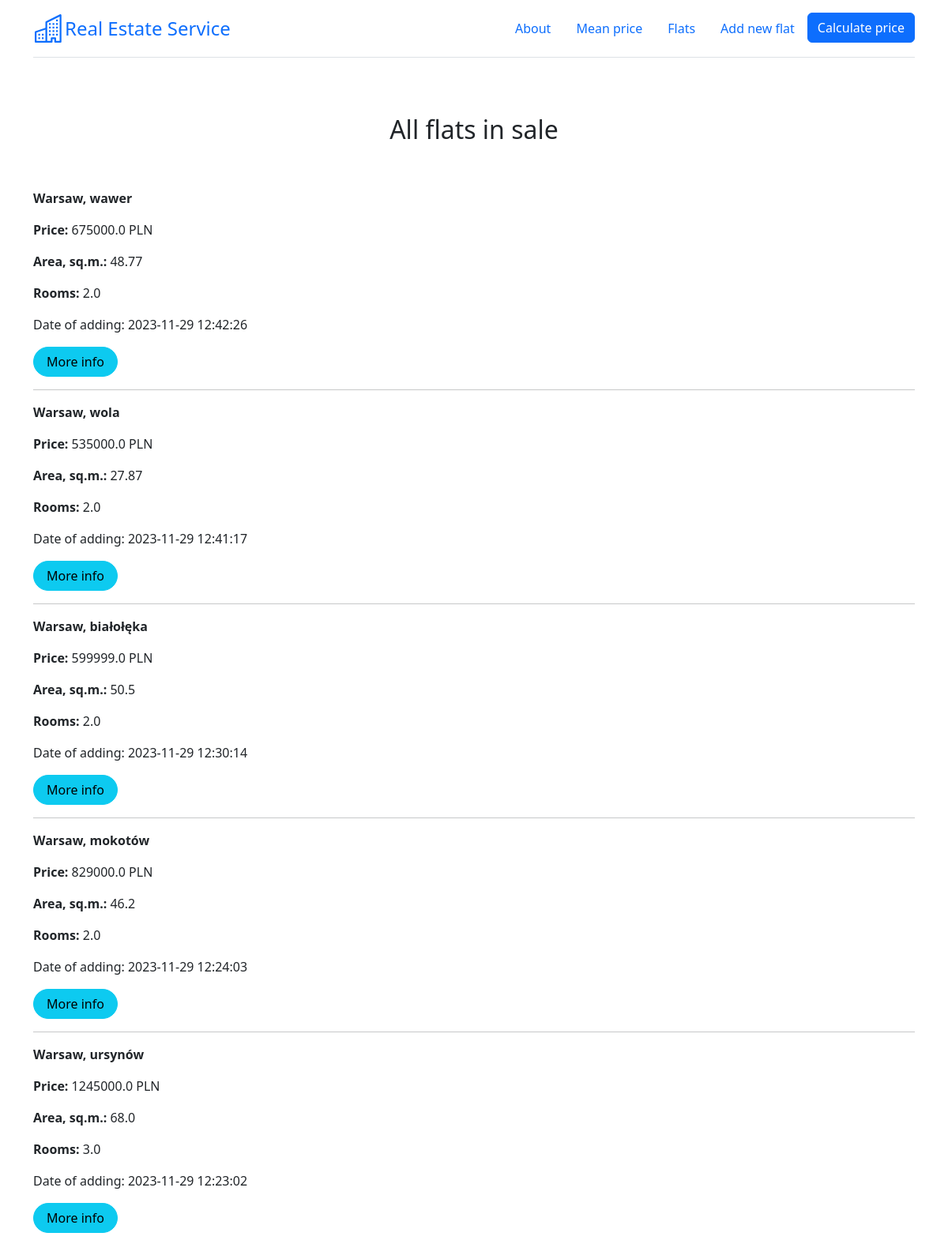
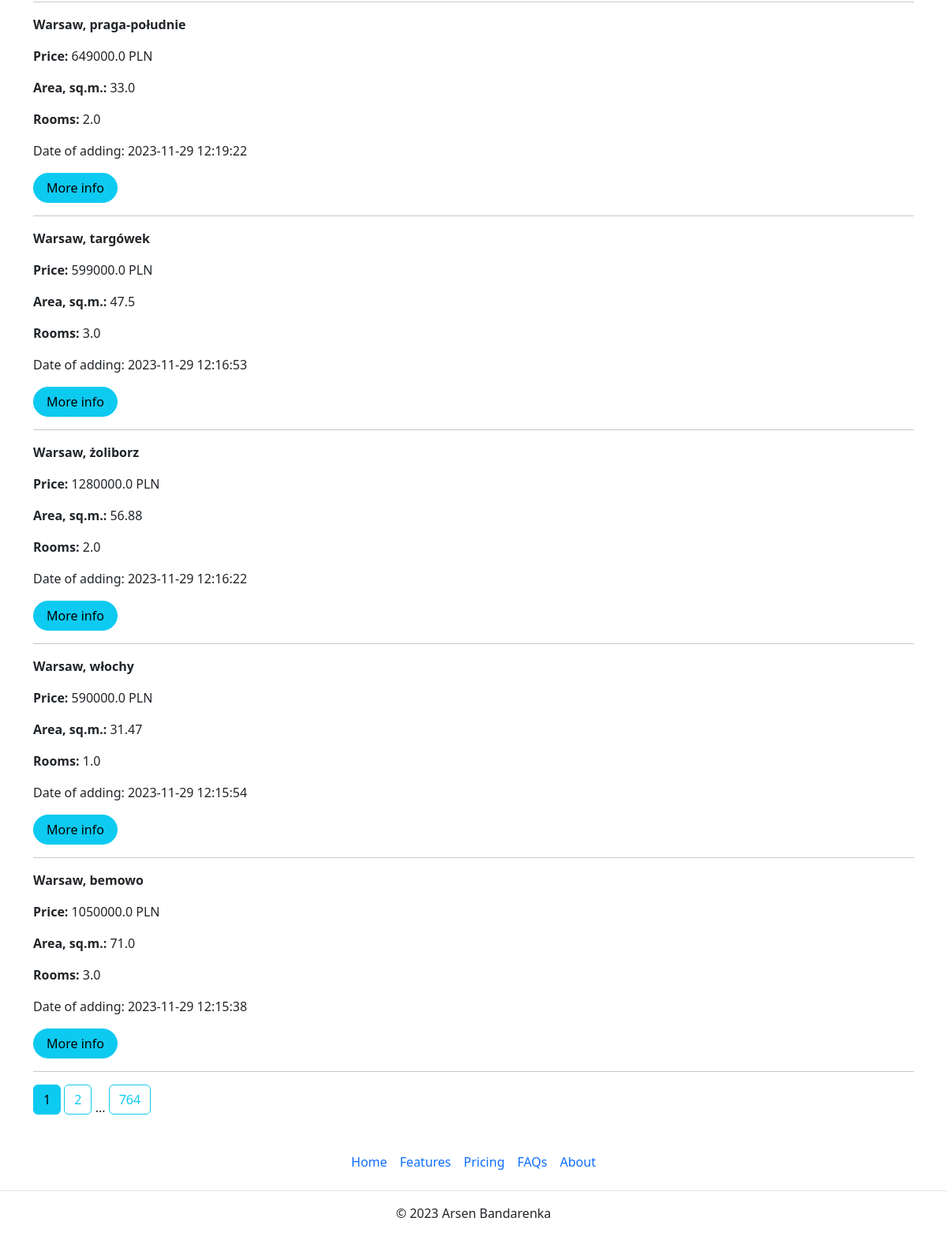
Page /flats on the committed database (2 pictures, top to bottom).
### app.py (models this page shows)
class Flat(db.Model):
    __tablename__ = "flats_load"
    __table_args__ = {'extend_existing': True}
    id = db.Column(db.Integer, primary_key=True, unique=True)
    district = db.Column(db.Text)
    street = db.Column(db.Text)
    price = db.Column(db.Float)
    area = db.Column(db.Float)
    rooms = db.Column(db.Integer)
    renovation = db.Column(db.Integer)
    floor = db.Column(db.Integer)
    market = db.Column(db.Integer)
    elevator = db.Column(db.Integer)
    balcony = db.Column(db.Integer)
    terrace = db.Column(db.Integer)
    garden = db.Column(db.Integer)
    central_heating = db.Column(db.Integer)
    seller = db.Column(db.Integer)
    blok = db.Column(db.Integer)
    parking = db.Column(db.Integer)
    publication_date = db.Column(db.DateTime, default=datetime.datetime.now())

### app.py (the view)
@app.route('/flats')
def show_flats():
    page = request.args.get('page', 1, type=int)
    flats = db.paginate(db.select(Flat).order_by(Flat.publication_date.desc()), page=page, per_page=10)
    return render_template('gpt_page.html', flats=flats, floor_dict=floor_dict)

### templates/gpt_page.html (shortened to what this page needs)
{% extends 'base.html' %}
{% block text_center %}<h2>All flats in sale</h2>{% endblock %}
{% block body %}
{% for flat in flats.items %}
    <p><strong>Warsaw, {{flat.district}}</strong></p>
    <p><strong>Price: </strong> {{flat.price}} PLN</p>
    <p><strong>Area, sq.m.: </strong> {{flat.area}}</p>
    <p><strong>Rooms: </strong> {{flat.rooms}}</p>
    <p>Date of adding: {{flat.publication_date}}</p>
    <a href="/flats/{{ flat.id }}" class="btn btn-info rounded-pill px-3">More info</a>
    <hr>
{% endfor %}
{% for page_num in flats.iter_pages(left_edge=1, left_current=1, right_current=1, right_edge=1) %}
{% if page_num %}
    {% if flats.page == page_num %}
    <a class="btn btn-info mb-4" href="{{ url_for('show_flats', page=page_num) }}">{{ page_num }}</a>
    {% else %}
    <a class="btn btn-outline-info mb-4" href="{{ url_for('show_flats', page=page_num) }}">{{ page_num }}</a>
    {% endif %}
{% else %}
...
{% endif %}
{% endfor %}
{% endblock %}

### rows in the picture
Flat: district "wawer", price "675000.0", area "48.77", rooms "2.0", publication_date "2023-11-29 12:42:26"
Flat: district "wola", price "535000.0", area "27.87", rooms "2.0", publication_date "2023-11-29 12:41:17"
Flat: district "białołęka", price "599999.0", area "50.5", rooms "2.0", publication_date "2023-11-29 12:30:14"
Flat: district "mokotów", price "829000.0", area "46.2", rooms "2.0", publication_date "2023-11-29 12:24:03"
Flat: district "ursynów", price "1245000.0", area "68.0", rooms "3.0", publication_date "2023-11-29 12:23:02"
Flat: district "praga-południe", price "649000.0", area "33.0", rooms "2.0", publication_date "2023-11-29 12:19:22"
Flat: district "targówek", price "599000.0", area "47.5", rooms "3.0", publication_date "2023-11-29 12:16:53"
Flat: district "żoliborz", price "1280000.0", area "56.88", rooms "2.0", publication_date "2023-11-29 12:16:22"
Flat: district "włochy", price "590000.0", area "31.47", rooms "1.0", publication_date "2023-11-29 12:15:54"
Flat: district "bemowo", price "1050000.0", area "71.0", rooms "3.0", publication_date "2023-11-29 12:15:38"

### other values in the picture
{{ page_num }} "1"
{{ page_num }} "2" "764"
